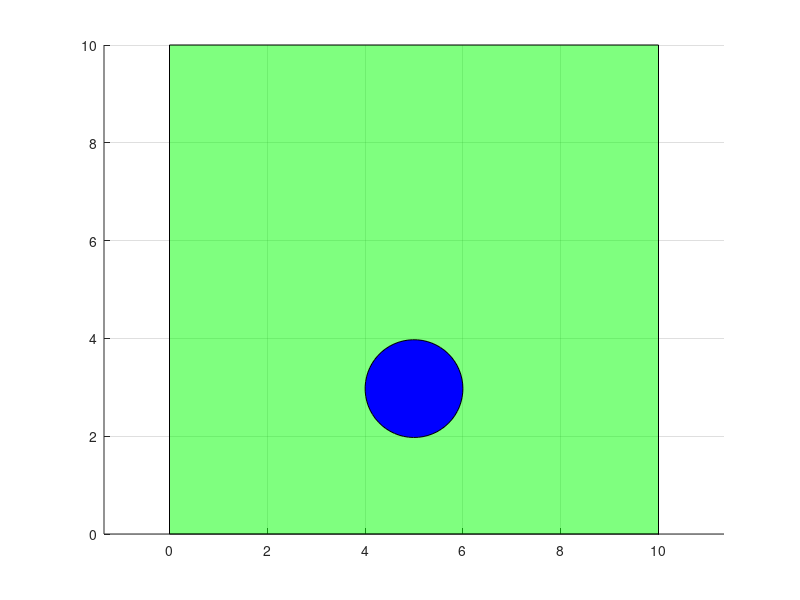
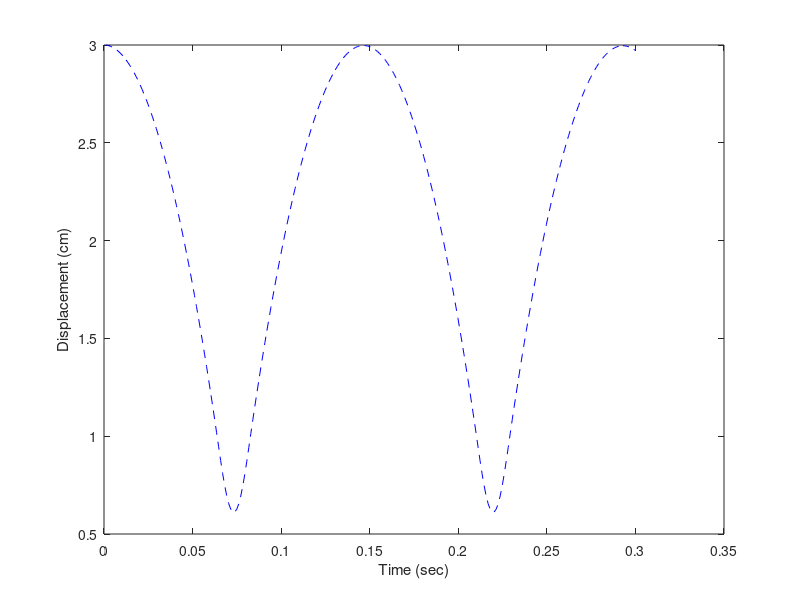

Source code (MATLAB) for these figures, in order:
% --------------------------
% Developer: Seung Jae Lee
% Date: 2/8/2021
% Abstract: This is the very first code to simulate dropping a ball
% Unit: cm, g, N
% --------------------------

clc
clear 
close all

% -------------------------------
% Global variables
% -------------------------------
grav_acc        = -981; % 981 cm/s^2

% user-input
sim_duration    = 0.3;  % unit: second 
stiffness       = 1.3e4;% unit: N/m
density         = 0.1;  % 0.1 g/cc 
% -------------------------------
% Define balls
% -------------------------------
b = struct();

% first ball
b(1).r  = 1;
b(1).m  = 4/3*pi*(b(1).r)^3*density;
b(1).cx = 5;    % center x
b(1).cz = 3;    % center z
b(1).vx = 10;    % velocity x
b(1).vz = 0;    % velocity z
b(1).fx = 0;    % force x
b(1).fz = 0;    % force z

% compute the simulation step
min_r   =       min(b(:).r);    % minimum ball size (radius)
mass_min=       4/3*pi*min_r*min_r*min_r*density;
dt      =       0.2*sqrt(mass_min/stiffness); % unit: second
sim_steps       = round(sim_duration/dt);
% for theoretical solution
time = dt*[1:sim_steps];
theoretical_vz = b(1).vz + grav_acc*time;
theoretical_cz = b(1).cz + b(1).vz*time + 0.5*grav_acc*time.^2;

% -------------------------------
% Initial plot
% -------------------------------
% draw boundary
bndX = [0,0,10,10];
bndZ = [0,10,10,0];
patch(bndX,bndZ,'g','FaceAlpha',0.5);
axis equal 
grid on
hold on

% draw balls (circles)
Xcircle = cos([0:0.1:2*pi]);
Zcircle = sin([0:0.1:2*pi]);
GM(1) = patch(b(1).cx+Xcircle*b(1).r,b(1).cz+Zcircle*b(1).r,'b');
axis equal 

% -------------------------------
% Time integration (simulation)
% -------------------------------
% array_vz = zeros(1,sim_steps);
array_cz = zeros(1,sim_steps);

for i = 1:sim_steps
    %--------------------------------------------
    % particle force update
    %--------------------------------------------    
    % global force update
    b(1).fz = b(1).m * grav_acc;

    % CONTACT FORCE update  
    % Check boundaries 
    % Assumption: the boundary is rectangle. If not rectangle, a more
    %             sophisticated method needs to be implemented.    
    urn = (b(1).cz - b(1).r) - min(bndZ);
    if urn < 0 
        cnt_force = stiffness * urn;
        b(1).fz = b(1).fz - cnt_force;
    end
    
    
    %--------------------------------------------
    % particle motion update
    %--------------------------------------------
    % ball motion update
    b(1).vz     = b(1).vz + b(1).fz/b(1).m*dt;
    if (i==1) b(1).vz = b(1).vz/2; end % central time integration
    b(1).cz     = b(1).cz + b(1).vz*dt;
%     array_vz(i) = b(1).vz;
    array_cz(i) = b(1).cz;
    
    %--------------------------------------------
    % update display 
    %--------------------------------------------
    set(GM(1),'XData',b(1).cx+Xcircle*b(1).r,'YData',b(1).cz+Zcircle*b(1).r)
    drawnow
end

% -------------------------------------
% Compare with the theoretical solution
% -------------------------------------
% % velocity
% figure
% subplot(2,1,1)
% hold on 
% grid on 
% plot(time,theoretical_vz,'r-')
% plot(time,array_vz,'b--')
% xlabel('Time (sec)')
% ylabel('Velocity (cm/sec)')
% legend('Theoretical','Simulation')

% displacement
figure
grid on 
plot(time,array_cz,'b--')
xlabel('Time (sec)')
ylabel('Displacement (cm)')
